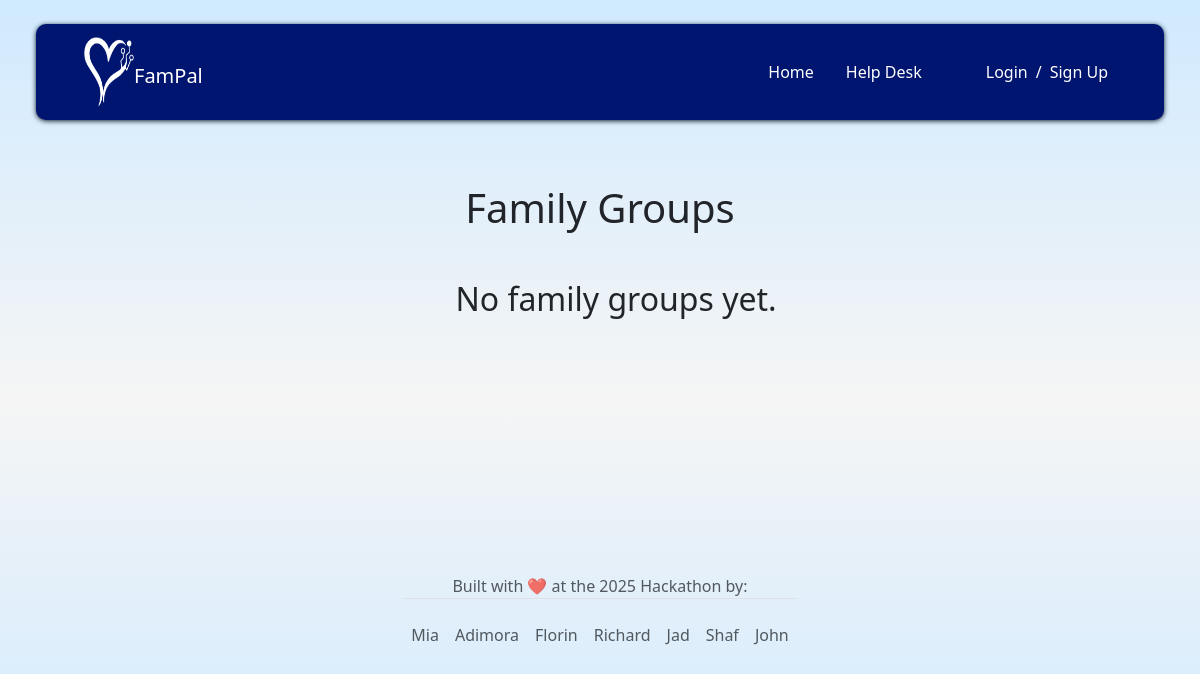
Before: /families/ with the older database file.
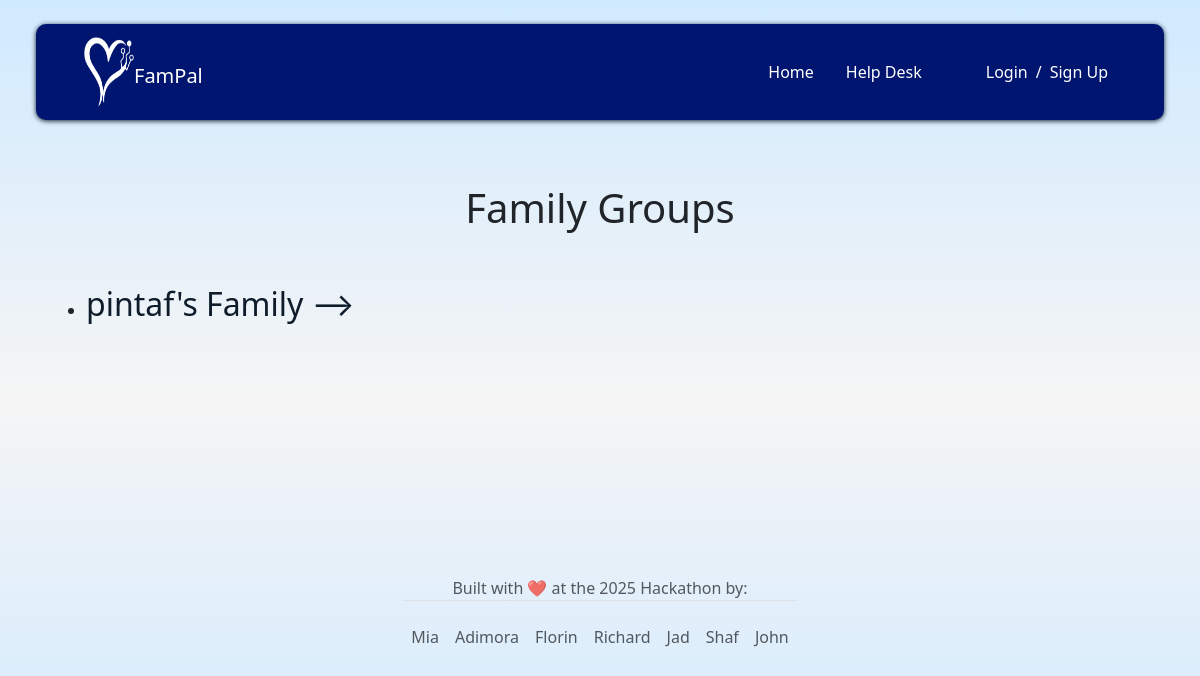
After: the same page with the newer database file.
### families/models.py (models this page shows, shortened)
class FamilyGroup(models.Model):
    name = models.CharField(max_length=100)
    created_by = models.ForeignKey(User, on_delete=models.CASCADE, related_name='created_family_groups')
    created_at = models.DateTimeField(default=timezone.now)

### families/views.py (the view)
# urls.py: path('', views.family_list, name='family_list'),
def family_list(request):
    families = FamilyGroup.objects.all()
    return render(request, 'families/family_list.html', {'families': families})

### templates/families/family_list.html
{% extends "base.html" %}
{% block content %}
  <div class="container-fluid">
    <h1 class="d-flex justify-content-center mt-5">Family Groups</h1>
  <ul class="mt-5">
    {% for family in families %}
      <li class="familyGroup"><a href="{% url 'families:family_detail' family.pk %}">{{ family.name }} ⟶</a></li>
    {% empty %}
      <li class="familyGroup d-flex justify-content-center align-self-center"><h2>No family groups yet.</h2></li>
    {% endfor %}
  </ul>
  </div>
{% endblock %}

Changed rows visible on the page:
added FamilyGroup: name "pintaf's Family"
Other visible differences:
text no longer shown: "No family groups yet."
